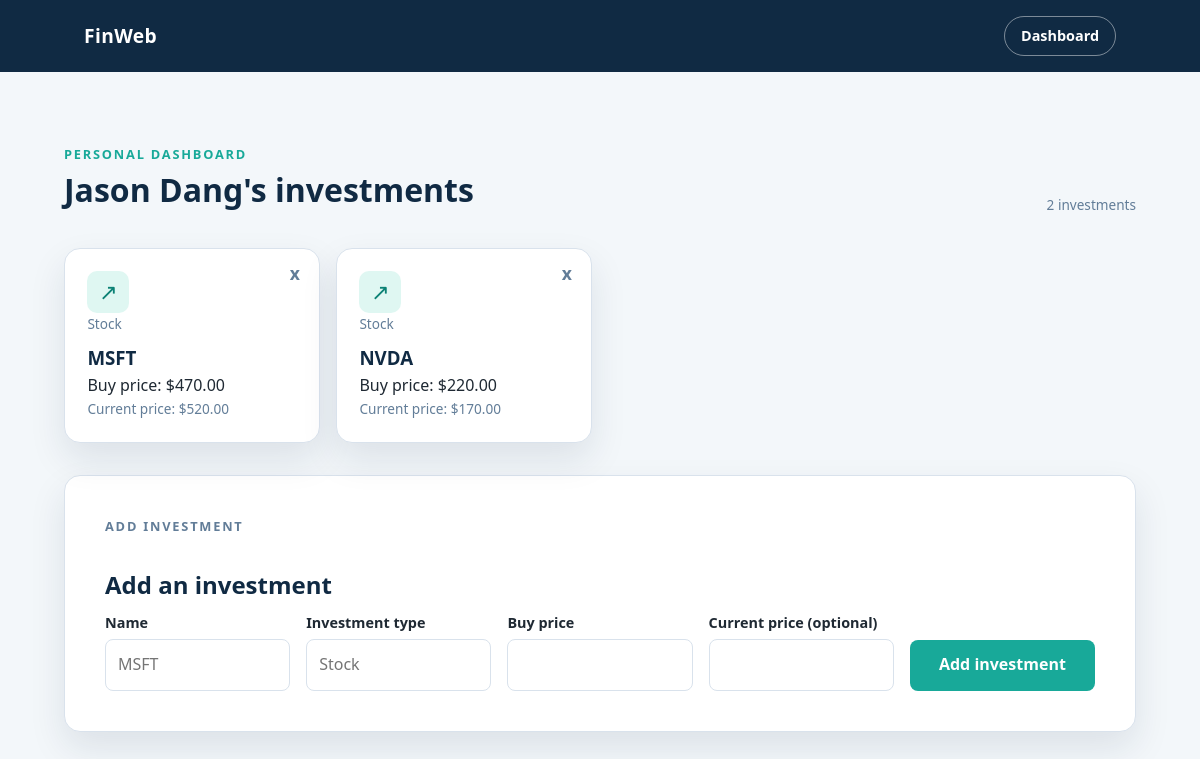
The page /investments/2 on the database its author committed.
### tables this page shows
CREATE TABLE Users (
    UserID INTEGER PRIMARY KEY,
    Name TEXT NOT NULL,
    Username TEXT NOT NULL UNIQUE,
    Email TEXT UNIQUE,
    Password TEXT NOT NULL,
    TotalAmount REAL DEFAULT 0.00
);

CREATE TABLE Investments (
    InvestmentID INTEGER PRIMARY KEY,
    UserID INTEGER,
    Name TEXT NOT NULL,
    EODPrice REAL,
    InvestType TEXT,
    BuyPrice REAL NOT NULL,

    FOREIGN KEY (UserID) REFERENCES Users(UserID)
);

### frontend/app.py (the view, shortened to what this page needs)
@app.route('/investments/<user_id>')
@app.route('/investments/<user_id>', methods=['POST'])
def investments(user_id):
    return render_investments(user_id)

### frontend/app.py (called while the page is built)
def get_db_conn():
    conn = sqlite3.connect(DB)
    conn.row_factory = sqlite3.Row
    return conn

def get_user_and_rows(user_id, query):
    conn = get_db_conn()
    user = conn.execute(
        "SELECT Name FROM Users WHERE UserID = ?",
        (user_id,),
    ).fetchone()
    if not user:
        conn.close()
        abort(404)
    rows = conn.execute(query, (user_id,)).fetchall()
    conn.close()
    return user, rows

def render_investments(user_id, error=None):
    user, user_investments = get_user_and_rows(
        user_id,
        """
        SELECT InvestmentID, Name, EODPrice, InvestType, BuyPrice
        FROM Investments
        WHERE UserID = ?
        ORDER BY Name
        """,
    )
    return render_template(
        'investments.html',
        user=user,
        investments=user_investments,
        user_id=user_id,
        error=error,
    )

### frontend/templates/investments.html (shortened to what this page needs)
<!DOCTYPE html>
<html lang="en">
<head>
    <link rel="stylesheet" href="{{ url_for('static', filename='styleguide.css') }}">
</head>
<body>
    <header class="heading">
        <div class="finwebtitle"><h1>FinWeb</h1></div>
        <div class="loginlink"><a href="{{ url_for('account', user_id=user_id) }}">Dashboard</a></div>
    </header>
    <main class="page-shell">
        <section class="dashboard-header">
            <div>
                <p class="eyebrow">Personal dashboard</p>
                <h2>{{ user.Name }}'s investments</h2>
            </div>
            <p class="stat-label">{{ investments|length }} investment{% if investments|length != 1 %}s{% endif %}</p>
        </section>
        {% if investments %}
            <section class="dashboard-grid" aria-label="Your investments">
                {% for investment in investments %}
                    <article class="dashboard-card">
                        <form class="delete-form" method="post" action="{{ url_for('delete_investment', user_id=user_id, investment_id=investment.InvestmentID) }}">
                            <button class="delete-button" type="submit" aria-label="Delete {{ investment.Name }}">x</button>
                        </form>
                        <div class="icon" aria-hidden="true">↗</div>
                        <p class="stat-label">{{ investment.InvestType or 'Investment' }}</p>
                        <h3>{{ investment.Name }}</h3>
                        <p>Buy price: ${{ "%.2f"|format(investment.BuyPrice) }}</p>
                        <p class="stat-label">Current price: {% if investment.EODPrice is not none %}${{ "%.2f"|format(investment.EODPrice) }}{% else %}Not available{% endif %}</p>
                    </article>
                {% endfor %}
            </section>
        {% else %}
            <section class="dashboard-card">
                <h3>No investments yet</h3>
                <p class="stat-label">Your investments will appear here.</p>
            </section>
        {% endif %}
        <section class="form-card form-card--wide">
            <p class="eyebrow">Add investment</p>
            <h2>Add an investment</h2>
            <form method="post">
                <label class="form-field"><span>Name</span><input type="text" name="name" placeholder="MSFT" required></label>
                <label class="form-field"><span>Investment type</span><input type="text" name="invest_type" placeholder="Stock"></label>
                <label class="form-field"><span>Buy price</span><input type="number" name="buy_price" min="0" step="0.01" required></label>
                <label class="form-field"><span>Current price (optional)</span><input type="number" name="eod_price" min="0" step="0.01"></label>
                <button class="button" type="submit">Add investment</button>
            </form>
        </section>
    </main>
</body>
</html>

### frontend/static/styleguide.css (style rules this page uses)
:root { --navy: #102a43; --navy-dark: #0b1f33; --teal: #18a999; --teal-light: #dff7f2; --ink: #1f2933; --muted: #627d98; --surface: #ffffff; --background: #f3f7fa; --border: #d9e2ec; --shadow: 0 16px 36px rgba(16, 42, 67, 0.1); }
* { box-sizing: border-box; margin: 0; padding: 0; }
body { min-height: 100vh; background: var(--background); color: var(--ink); font-family: "Segoe UI", Arial, sans-serif; line-height: 1.6; }
a { color: var(--teal); text-decoration: none; }
.heading { align-items: center; background: var(--navy); color: white; display: flex; justify-content: space-between; min-height: 72px; padding: 0 7%; }
.finwebtitle h1 { font-size: 1.2rem; letter-spacing: 0.02em; }
.loginlink a, .nav-link { border: 1px solid rgba(255, 255, 255, 0.45); border-radius: 999px; color: white; display: inline-block; font-size: 0.9rem; font-weight: 600; padding: 0.45rem 1rem; }
.page-shell { margin: 0 auto; max-width: 1120px; padding: 4.5rem 1.5rem; }
.eyebrow { color: var(--teal); font-size: 0.8rem; font-weight: 700; letter-spacing: 0.14em; text-transform: uppercase; }
.button { background: var(--teal); border: 0; border-radius: 8px; color: white; cursor: pointer; display: inline-block; font: inherit; font-weight: 700; margin-top: 1.8rem; padding: 0.8rem 1.3rem; }
.hero-card, .form-card, .dashboard-card { background: var(--surface); border: 1px solid var(--border); border-radius: 16px; box-shadow: var(--shadow); }
.hero-card .mini-label, .stat-label { color: var(--muted); font-size: 0.85rem; }
.dashboard-header { align-items: end; display: flex; justify-content: space-between; margin-bottom: 2rem; }
.dashboard-header h2 { color: var(--navy); font-size: 2rem; }
.dashboard-grid { display: grid; gap: 1rem; grid-template-columns: repeat(4, 1fr); }
.dashboard-card { position: relative; padding: 1.4rem; }
.delete-form { position: absolute; right: 0.8rem; top: 0.8rem; }
.delete-button { background: transparent; border: 0; color: var(--muted); cursor: pointer; font: inherit; font-size: 1.1rem; font-weight: 700; line-height: 1; padding: 0.25rem 0.4rem; }
.dashboard-card h3 { color: var(--navy); margin-top: 0.5rem; }
.dashboard-card .icon { align-items: center; background: var(--teal-light); border-radius: 10px; color: #0c8275; display: flex; font-size: 1.4rem; height: 42px; justify-content: center; width: 42px; }
.form-card { max-width: 460px; padding: 2.5rem; width: 100%; }
.form-card--wide { margin-top: 2rem; max-width: none; }
.form-card--wide form { align-items: end; display: grid; gap: 1rem; grid-template-columns: repeat(auto-fit, minmax(160px, 1fr)); }
.form-card--wide .form-field { margin-bottom: 0; }
.form-card--wide .button { margin-top: 0; width: 100%; }
.form-card h2 { color: var(--navy); margin-bottom: 0.4rem; }
.form-card > p { color: var(--muted); margin-bottom: 1.8rem; }
.form-field { display: block; margin-bottom: 1rem; }
.form-field span { color: var(--ink); display: block; font-size: 0.9rem; font-weight: 600; margin-bottom: 0.35rem; }
.form-field input { border: 1px solid var(--border); border-radius: 8px; font: inherit; padding: 0.75rem; width: 100%; }
.form-card .button { margin-top: 0.5rem; width: 100%; }

### rows shown on the page
Users: Name "Jason Dang"
Investments: InvestType "Stock", Name "MSFT", BuyPrice "470.00", EODPrice "520.00"
Investments: InvestType "Stock", Name "NVDA", BuyPrice "220.00", EODPrice "170.00"

### other values the page prints
{{ investments|length }} "2"
